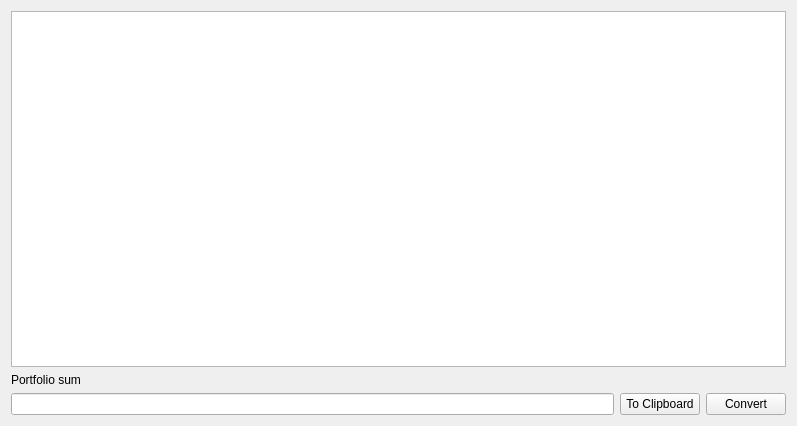
<?xml version="1.0" encoding="UTF-8"?>
<ui version="4.0">
 <class>PocketWidget</class>
 <widget class="QWidget" name="PocketWidget">
  <property name="geometry">
   <rect>
    <x>0</x>
    <y>0</y>
    <width>797</width>
    <height>426</height>
   </rect>
  </property>
  <property name="windowTitle">
   <string>Form</string>
  </property>
  <layout class="QVBoxLayout" name="verticalLayout">
   <item>
    <widget class="QTableView" name="tableView"/>
   </item>
   <item>
    <widget class="QLabel" name="label">
     <property name="text">
      <string>Portfolio sum</string>
     </property>
    </widget>
   </item>
   <item>
    <layout class="QHBoxLayout" name="horizontalLayout">
     <item>
      <widget class="QLineEdit" name="sumTextEdit">
       <property name="readOnly">
        <bool>true</bool>
       </property>
      </widget>
     </item>
     <item>
      <widget class="QPushButton" name="clipBoardButton">
       <property name="text">
        <string>To Clipboard</string>
       </property>
      </widget>
     </item>
     <item>
      <widget class="QPushButton" name="convertButton">
       <property name="text">
        <string>Convert</string>
       </property>
      </widget>
     </item>
    </layout>
   </item>
  </layout>
 </widget>
 <resources/>
 <connections/>
</ui>
